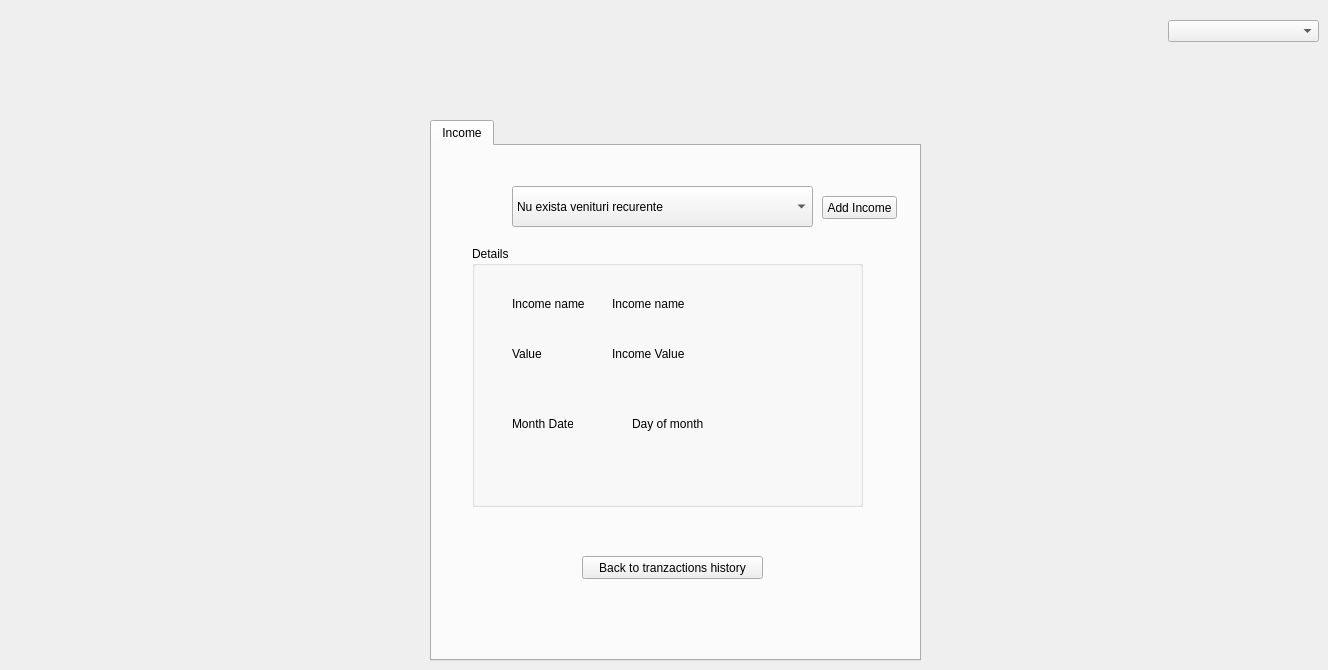
   <widget class="QWidget" name="periodicallyIncomePage">
    <widget class="QComboBox" name="incomeOptions">
     <property name="geometry">
      <rect>
       <x>1168</x>
       <y>20</y>
       <width>151</width>
       <height>22</height>
      </rect>
     </property>
    </widget>
    <widget class="QTabWidget" name="IncomeTabWidget">
     <property name="geometry">
      <rect>
       <x>430</x>
       <y>120</y>
       <width>491</width>
       <height>541</height>
      </rect>
     </property>
     <property name="currentIndex">
      <number>0</number>
     </property>
     <widget class="QWidget" name="incomeTab">
      <attribute name="title">
       <string>Income</string>
      </attribute>
      <widget class="QComboBox" name="incomePicker">
       <property name="geometry">
        <rect>
         <x>80</x>
         <y>40</y>
         <width>301</width>
         <height>41</height>
        </rect>
       </property>
       <item>
        <property name="text">
         <string>Nu exista venituri recurente</string>
        </property>
       </item>
      </widget>
      <widget class="QGroupBox" name="cardDetailsGroupBox_2">
       <property name="geometry">
        <rect>
         <x>40</x>
         <y>100</y>
         <width>391</width>
         <height>261</height>
        </rect>
       </property>
       <property name="title">
        <string>Details</string>
       </property>
       <widget class="QLabel" name="validUntilLabel_3">
        <property name="geometry">
         <rect>
          <x>40</x>
          <y>170</y>
          <width>61</width>
          <height>16</height>
         </rect>
        </property>
        <property name="text">
         <string>Month Date</string>
        </property>
       </widget>
       <widget class="QLabel" name="dayOfMonthLineEdit">
        <property name="geometry">
         <rect>
          <x>160</x>
          <y>170</y>
          <width>141</width>
          <height>16</height>
         </rect>
        </property>
        <property name="text">
         <string>Day of month</string>
        </property>
       </widget>
       <widget class="QLabel" name="cardNameLabel_3">
        <property name="geometry">
         <rect>
          <x>40</x>
          <y>50</y>
          <width>81</width>
          <height>16</height>
         </rect>
        </property>
        <property name="text">
         <string>Income name</string>
        </property>
       </widget>
       <widget class="QLabel" name="incomeNameLineEdit">
        <property name="geometry">
         <rect>
          <x>140</x>
          <y>50</y>
          <width>211</width>
          <height>16</height>
         </rect>
        </property>
        <property name="text">
         <string>Income name</string>
        </property>
       </widget>
       <widget class="QLabel" name="label_5">
        <property name="geometry">
         <rect>
          <x>40</x>
          <y>100</y>
          <width>61</width>
          <height>16</height>
         </rect>
        </property>
        <property name="text">
         <string>Value</string>
        </property>
       </widget>
       <widget class="QLabel" name="incomeValueLineEdit">
        <property name="geometry">
         <rect>
          <x>140</x>
          <y>100</y>
          <width>101</width>
          <height>16</height>
         </rect>
        </property>
        <property name="text">
         <string>Income Value</string>
        </property>
       </widget>
      </widget>
      <widget class="QPushButton" name="addIncomePushButton">
       <property name="geometry">
        <rect>
         <x>390</x>
         <y>50</y>
         <width>75</width>
         <height>23</height>
        </rect>
       </property>
       <property name="text">
        <string>Add Income</string>
       </property>
      </widget>
      <widget class="QPushButton" name="incomeBackToTranzactionsPushButton">
       <property name="geometry">
        <rect>
         <x>150</x>
         <y>410</y>
         <width>181</width>
         <height>23</height>
        </rect>
       </property>
       <property name="text">
        <string>Back to tranzactions history</string>
       </property>
      </widget>
     </widget>
    </widget>
   </widget>
